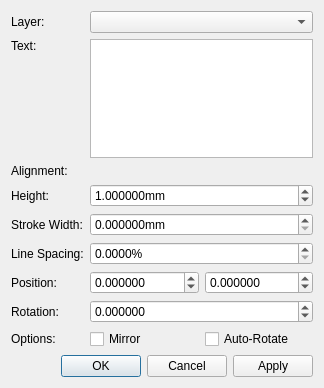
<?xml version="1.0" encoding="UTF-8"?>
<ui version="4.0">
 <class>librepcb::StrokeTextPropertiesDialog</class>
 <widget class="QDialog" name="librepcb::StrokeTextPropertiesDialog">
  <property name="geometry">
   <rect>
    <x>0</x>
    <y>0</y>
    <width>324</width>
    <height>388</height>
   </rect>
  </property>
  <property name="windowTitle">
   <string>Stroke Text Properties</string>
  </property>
  <layout class="QVBoxLayout" name="verticalLayout">
   <item>
    <layout class="QFormLayout" name="formLayout">
     <item row="0" column="0">
      <widget class="QLabel" name="label">
       <property name="text">
        <string>Layer:</string>
       </property>
      </widget>
     </item>
     <item row="0" column="1">
      <widget class="QComboBox" name="cbxLayer"/>
     </item>
     <item row="1" column="0">
      <widget class="QLabel" name="label_2">
       <property name="sizePolicy">
        <sizepolicy hsizetype="Preferred" vsizetype="Fixed">
         <horstretch>0</horstretch>
         <verstretch>0</verstretch>
        </sizepolicy>
       </property>
       <property name="text">
        <string>Text:</string>
       </property>
      </widget>
     </item>
     <item row="1" column="1">
      <widget class="QPlainTextEdit" name="edtText"/>
     </item>
     <item row="2" column="0">
      <widget class="QLabel" name="label_7">
       <property name="text">
        <string>Alignment:</string>
       </property>
      </widget>
     </item>
     <item row="2" column="1">
      <widget class="librepcb::AlignmentSelector" name="alignmentSelector" native="true"/>
     </item>
     <item row="3" column="0">
      <widget class="QLabel" name="label_6">
       <property name="text">
        <string>Height:</string>
       </property>
      </widget>
     </item>
     <item row="3" column="1">
      <widget class="QDoubleSpinBox" name="spbHeight">
       <property name="suffix">
        <string>mm</string>
       </property>
       <property name="decimals">
        <number>6</number>
       </property>
       <property name="minimum">
        <double>0.010000000000000</double>
       </property>
       <property name="maximum">
        <double>999.000000000000000</double>
       </property>
       <property name="singleStep">
        <double>0.100000000000000</double>
       </property>
       <property name="value">
        <double>1.000000000000000</double>
       </property>
      </widget>
     </item>
     <item row="6" column="0">
      <widget class="QLabel" name="label_4">
       <property name="text">
        <string>Position:</string>
       </property>
      </widget>
     </item>
     <item row="6" column="1">
      <layout class="QHBoxLayout" name="horizontalLayout">
       <item>
        <widget class="QDoubleSpinBox" name="spbPosX">
         <property name="decimals">
          <number>6</number>
         </property>
         <property name="minimum">
          <double>-9999.000000000000000</double>
         </property>
         <property name="maximum">
          <double>9999.000000000000000</double>
         </property>
         <property name="singleStep">
          <double>2.540000000000000</double>
         </property>
        </widget>
       </item>
       <item>
        <widget class="QDoubleSpinBox" name="spbPosY">
         <property name="decimals">
          <number>6</number>
         </property>
         <property name="minimum">
          <double>-9999.000000000000000</double>
         </property>
         <property name="maximum">
          <double>9999.000000000000000</double>
         </property>
         <property name="singleStep">
          <double>2.540000000000000</double>
         </property>
        </widget>
       </item>
      </layout>
     </item>
     <item row="7" column="0">
      <widget class="QLabel" name="label_5">
       <property name="text">
        <string>Rotation:</string>
       </property>
      </widget>
     </item>
     <item row="7" column="1">
      <widget class="QDoubleSpinBox" name="spbRotation">
       <property name="decimals">
        <number>6</number>
       </property>
       <property name="minimum">
        <double>-360.000000000000000</double>
       </property>
       <property name="maximum">
        <double>360.000000000000000</double>
       </property>
       <property name="singleStep">
        <double>45.000000000000000</double>
       </property>
      </widget>
     </item>
     <item row="4" column="0">
      <widget class="QLabel" name="label_3">
       <property name="text">
        <string>Stroke Width:</string>
       </property>
      </widget>
     </item>
     <item row="5" column="0">
      <widget class="QLabel" name="label_8">
       <property name="text">
        <string>Line Spacing:</string>
       </property>
      </widget>
     </item>
     <item row="4" column="1">
      <widget class="QDoubleSpinBox" name="spbxStrokeWidth">
       <property name="suffix">
        <string>mm</string>
       </property>
       <property name="decimals">
        <number>6</number>
       </property>
       <property name="maximum">
        <double>999.000000000000000</double>
       </property>
       <property name="singleStep">
        <double>0.050000000000000</double>
       </property>
      </widget>
     </item>
     <item row="5" column="1">
      <widget class="QDoubleSpinBox" name="spbxLineSpacingFactor">
       <property name="suffix">
        <string>%</string>
       </property>
       <property name="decimals">
        <number>4</number>
       </property>
       <property name="maximum">
        <double>999.990000000000009</double>
       </property>
       <property name="singleStep">
        <double>10.000000000000000</double>
       </property>
      </widget>
     </item>
     <item row="8" column="0">
      <widget class="QLabel" name="label_9">
       <property name="text">
        <string>Options:</string>
       </property>
      </widget>
     </item>
     <item row="8" column="1">
      <layout class="QHBoxLayout" name="horizontalLayout_2">
       <item>
        <widget class="QCheckBox" name="cbxMirrored">
         <property name="text">
          <string>Mirror</string>
         </property>
        </widget>
       </item>
       <item>
        <widget class="QCheckBox" name="cbxAutoRotate">
         <property name="text">
          <string>Auto-Rotate</string>
         </property>
        </widget>
       </item>
      </layout>
     </item>
    </layout>
   </item>
   <item>
    <widget class="QDialogButtonBox" name="buttonBox">
     <property name="orientation">
      <enum>Qt::Horizontal</enum>
     </property>
     <property name="standardButtons">
      <set>QDialogButtonBox::Apply|QDialogButtonBox::Cancel|QDialogButtonBox::Ok</set>
     </property>
    </widget>
   </item>
  </layout>
 </widget>
 <customwidgets>
  <customwidget>
   <class>librepcb::AlignmentSelector</class>
   <extends>QWidget</extends>
   <header>widgets/alignmentselector.h</header>
   <container>1</container>
  </customwidget>
 </customwidgets>
 <resources/>
 <connections/>
</ui>
